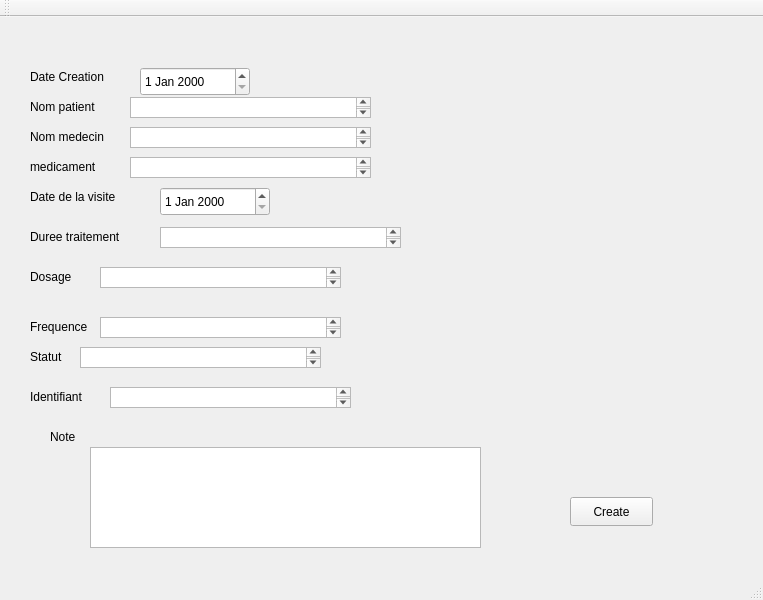
<?xml version="1.0" encoding="UTF-8"?>
<ui version="4.0">
 <class>PrescriptionCreation</class>
 <widget class="QMainWindow" name="PrescriptionCreation">
  <property name="geometry">
   <rect>
    <x>0</x>
    <y>0</y>
    <width>763</width>
    <height>600</height>
   </rect>
  </property>
  <property name="windowTitle">
   <string>Gestion des Clients</string>
  </property>
  <widget class="QWidget" name="centralWidget">
   <widget class="QPushButton" name="Create">
    <property name="geometry">
     <rect>
      <x>570</x>
      <y>480</y>
      <width>83</width>
      <height>29</height>
     </rect>
    </property>
    <property name="text">
     <string>Create</string>
    </property>
   </widget>
   <widget class="QLabel" name="label_2">
    <property name="geometry">
     <rect>
      <x>30</x>
      <y>50</y>
      <width>121</width>
      <height>20</height>
     </rect>
    </property>
    <property name="text">
     <string>Date Creation</string>
    </property>
   </widget>
   <widget class="QLabel" name="label_3">
    <property name="geometry">
     <rect>
      <x>30</x>
      <y>170</y>
      <width>111</width>
      <height>20</height>
     </rect>
    </property>
    <property name="text">
     <string>Date de la visite</string>
    </property>
   </widget>
   <widget class="QLabel" name="label_4">
    <property name="geometry">
     <rect>
      <x>30</x>
      <y>300</y>
      <width>111</width>
      <height>20</height>
     </rect>
    </property>
    <property name="text">
     <string>Frequence</string>
    </property>
   </widget>
   <widget class="QLabel" name="label_5">
    <property name="geometry">
     <rect>
      <x>50</x>
      <y>410</y>
      <width>63</width>
      <height>20</height>
     </rect>
    </property>
    <property name="text">
     <string>Note</string>
    </property>
   </widget>
   <widget class="QLabel" name="label_6">
    <property name="geometry">
     <rect>
      <x>30</x>
      <y>250</y>
      <width>63</width>
      <height>20</height>
     </rect>
    </property>
    <property name="text">
     <string>Dosage</string>
    </property>
   </widget>
   <widget class="QLabel" name="label_7">
    <property name="geometry">
     <rect>
      <x>30</x>
      <y>210</y>
      <width>141</width>
      <height>20</height>
     </rect>
    </property>
    <property name="text">
     <string>Duree traitement</string>
    </property>
   </widget>
   <widget class="QLabel" name="label_8">
    <property name="geometry">
     <rect>
      <x>30</x>
      <y>140</y>
      <width>101</width>
      <height>20</height>
     </rect>
    </property>
    <property name="text">
     <string>medicament</string>
    </property>
   </widget>
   <widget class="QLabel" name="label_9">
    <property name="geometry">
     <rect>
      <x>30</x>
      <y>80</y>
      <width>111</width>
      <height>20</height>
     </rect>
    </property>
    <property name="text">
     <string>Nom patient</string>
    </property>
   </widget>
   <widget class="QLabel" name="label_10">
    <property name="geometry">
     <rect>
      <x>30</x>
      <y>110</y>
      <width>121</width>
      <height>20</height>
     </rect>
    </property>
    <property name="text">
     <string>Nom medecin</string>
    </property>
   </widget>
   <widget class="QLabel" name="label_11">
    <property name="geometry">
     <rect>
      <x>30</x>
      <y>330</y>
      <width>63</width>
      <height>20</height>
     </rect>
    </property>
    <property name="text">
     <string>Statut</string>
    </property>
   </widget>
   <widget class="QLabel" name="label">
    <property name="geometry">
     <rect>
      <x>30</x>
      <y>370</y>
      <width>91</width>
      <height>20</height>
     </rect>
    </property>
    <property name="text">
     <string>Identifiant</string>
    </property>
   </widget>
   <widget class="QDateEdit" name="Date_visite">
    <property name="geometry">
     <rect>
      <x>160</x>
      <y>170</y>
      <width>110</width>
      <height>29</height>
     </rect>
    </property>
   </widget>
   <widget class="QDateEdit" name="date_creation">
    <property name="geometry">
     <rect>
      <x>140</x>
      <y>50</y>
      <width>110</width>
      <height>29</height>
     </rect>
    </property>
   </widget>
   <widget class="QTextEdit" name="Nom_Patient">
    <property name="geometry">
     <rect>
      <x>130</x>
      <y>80</y>
      <width>241</width>
      <height>21</height>
     </rect>
    </property>
   </widget>
   <widget class="QTextEdit" name="Nom_medecin">
    <property name="geometry">
     <rect>
      <x>130</x>
      <y>110</y>
      <width>241</width>
      <height>21</height>
     </rect>
    </property>
   </widget>
   <widget class="QTextEdit" name="Medicament">
    <property name="geometry">
     <rect>
      <x>130</x>
      <y>140</y>
      <width>241</width>
      <height>21</height>
     </rect>
    </property>
   </widget>
   <widget class="QTextEdit" name="duree_tritement">
    <property name="geometry">
     <rect>
      <x>160</x>
      <y>210</y>
      <width>241</width>
      <height>21</height>
     </rect>
    </property>
   </widget>
   <widget class="QTextEdit" name="dosage">
    <property name="geometry">
     <rect>
      <x>100</x>
      <y>250</y>
      <width>241</width>
      <height>21</height>
     </rect>
    </property>
   </widget>
   <widget class="QTextEdit" name="frequence">
    <property name="geometry">
     <rect>
      <x>100</x>
      <y>300</y>
      <width>241</width>
      <height>21</height>
     </rect>
    </property>
   </widget>
   <widget class="QTextEdit" name="statut">
    <property name="geometry">
     <rect>
      <x>80</x>
      <y>330</y>
      <width>241</width>
      <height>21</height>
     </rect>
    </property>
   </widget>
   <widget class="QTextEdit" name="identifiant">
    <property name="geometry">
     <rect>
      <x>110</x>
      <y>370</y>
      <width>241</width>
      <height>21</height>
     </rect>
    </property>
   </widget>
   <widget class="QTextEdit" name="note">
    <property name="geometry">
     <rect>
      <x>90</x>
      <y>430</y>
      <width>391</width>
      <height>101</height>
     </rect>
    </property>
   </widget>
  </widget>
  <widget class="QMenuBar" name="menuBar">
   <property name="geometry">
    <rect>
     <x>0</x>
     <y>0</y>
     <width>763</width>
     <height>25</height>
    </rect>
   </property>
  </widget>
  <widget class="QToolBar" name="mainToolBar">
   <attribute name="toolBarArea">
    <enum>TopToolBarArea</enum>
   </attribute>
   <attribute name="toolBarBreak">
    <bool>false</bool>
   </attribute>
  </widget>
  <widget class="QStatusBar" name="statusBar"/>
 </widget>
 <layoutdefault spacing="6" margin="11"/>
 <resources/>
 <connections/>
</ui>
